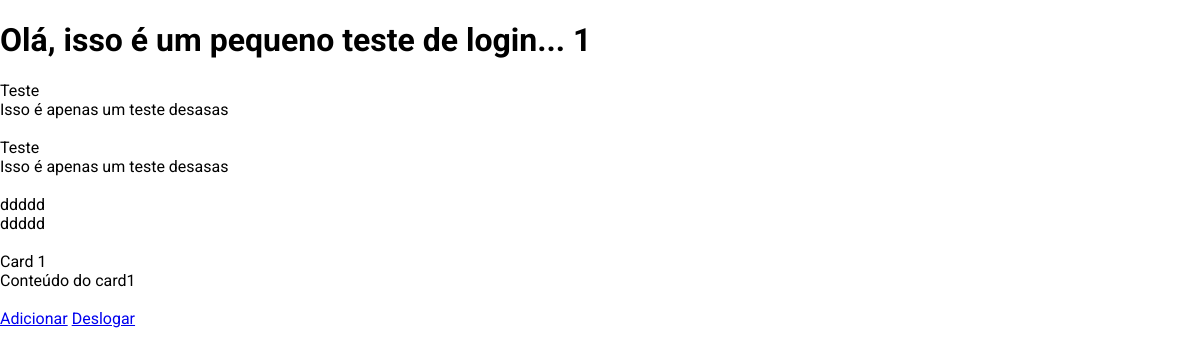
Page /dashboard/1 (signed in) on the committed database.
### app.py (models this page shows)
class flashCard(db.Model, UserMixin):
    id = db.Column(db.Integer, primary_key=True)
    idUsername = db.Column(db.String(200), nullable=False)
    cardName = db.Column(db.String(100), nullable=False)
    cardContent = db.Column(db.String(250), nullable=False)

### app.py (the view)
@app.route('/dashboard/<user_id>', methods=['POST', 'GET'])
@login_required
def dashboard(user_id):
    user_id = user_id
    check_id = flashCard.query.get(current_user.id)
    cards = flashCard.query.filter_by(idUsername = check_id.id)
    if check_id.id == current_user.id:
        return render_template('dashboard.html', user_id=current_user.id, cards=cards)
    return render_template('dashboard.html', user_id=current_user.id)

### app.py (called while the page is built)
@login_manager.user_loader
def load_user(user_id):
    return User.query.get(int(user_id))

### templates/dashboard.html (shortened to what this page needs)
{% extends 'layout.html' %}
{% block body %}
    <h1>Olá, isso é um pequeno teste de login... {{ user_id }} </h1>
    {% for card in cards %}
        <div class="card">
            {{ card.cardName }} <br>
            {{ card.cardContent }} <br><br>
        </div>
    {% endfor %}
    <a href="/adicionar/{{user_id}}">Adicionar</a>
    <a href="/logout">Deslogar</a>
{% endblock %}

### templates/layout.html (shortened to what this page needs)
<!DOCTYPE html>
<html lang="en">
    <head>
        <link rel="stylesheet" href="{{url_for('static', filename='css/main.css')}}">
    </head>
    <body>
        {% block body %}{% endblock %}
    </body>
</html>

### static/css/main.css (style rules this page uses)
body { margin: 0; font-family: 'Roboto', sans-serif; }

### rows in the picture
flashCard: cardName "Teste", cardContent "Isso é apenas um teste desasas"
flashCard: cardName "Teste", cardContent "Isso é apenas um teste desasas"
flashCard: cardName "ddddd", cardContent "ddddd"
flashCard: cardName "Card 1", cardContent "Conteúdo do card1"

### other values in the picture
{{ user_id }} "1"
